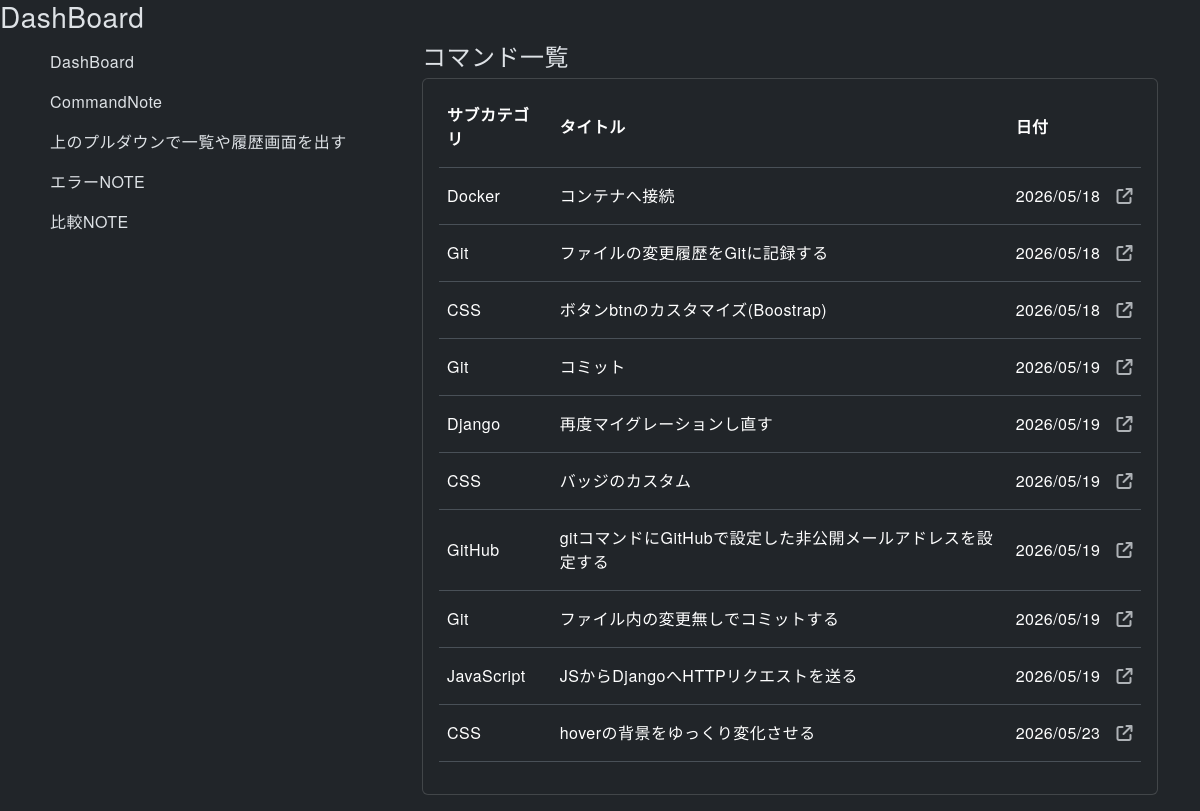
The app's page /index/ with its own data.
### notebook/models.py (models this page shows, shortened)
class Note(models.Model):
  order = models.IntegerField(default=0)
  sub_category = models.ForeignKey(SubCategory, on_delete=models.CASCADE)
  title = models.CharField(max_length=50)
  description =  models.TextField(blank=True, null=True)
  reference = models.TextField(blank=True, null=True)
  created_at = models.DateTimeField(auto_now_add=True)
  updated_at = models.DateTimeField(auto_now=True)
  class Meta:
    ordering = ['order', 'id']

class SubCategory(models.Model):
  order = models.IntegerField(default=0)
  main_category = models.ForeignKey(MainCategory, on_delete=models.CASCADE)
  name = models.CharField(max_length=15)
  class Meta:
    ordering = ['order', 'id']
  def __str__(self):
    return self.name

### notebook/views.py (the view)
# urls.py: path('index/', views.index, name='index'),
def index(request):
  notes = Note.objects.all()
  return render(request, 'notebook/index.html',{'notes': notes})

### notebook/templates/notebook/index.html
{% extends 'notebook/base.html' %}
{% block content %}
  <h3>DashBoard</h3>
  <div class="container">
    <div class="row">
      <div class="'col-12">
        <div class="row">
          <div class="'col-12 col-md-4">
            <ul class="sidebar-menu">
              <li class="sidebar-item">
                <a href="{% url 'dashboard' %}">
                  <span class="sidebar-label p-2">DashBoard</span>
                </a>
              </li>
              <li class="sidebar-item">
                <a href="{% url 'index' %}">
                  <span class="sidebar-label p-2">CommandNote</span>
                </a>
              </li>
              <li class="sidebar-item">
                <span class="sidebar-label p-2">上のプルダウンで一覧や履歴画面を出す</span>
              </li>
              <li class="sidebar-item">
                <span class="sidebar-label p-2">エラーNOTE</span>
              </li>
              <li class="sidebar-item">
                <span class="sidebar-label p-2">比較NOTE</span>
              </li>
            </ul>
          </div>
          <div class="'col-12 col-md-8">
            <h4>コマンド一覧</h4>
            <div class="card p-3 mb-3">
              <table class="table table-hover">
                <thead>
                  <tr class="align-middle">
                    <th class="pb-3">サブカテゴリ</th>
                    <th class="pb-3">タイトル</th>
                    <th class="pb-3">日付</th>
                    <th class="pb-3"></th>
                  </tr>
                </thead>
                <tbody>
                  {% for note in notes %}
                    <tr class="align-middle position-relative">
                      <td class="pt-3 pb-3">{{ note.sub_category }}</td>
                      <td class="pt-3 pb-3">{{ note.title }}</td>
                      <td class="pt-3 pb-3">{{ note.created_at|date:"Y/m/d" }}</td>
                      <td class="text-end pt-3 pb-3">
                        <a href="{% url 'show' id=note.id %}" class="stretched-link">
                          <i class="fa-solid fa-arrow-up-right-from-square text-muted"></i>
                        </a>
                      </td>
                    </tr>
                  {% endfor %}
                </tbody>
              </table>
            </div>
          </div>
        </div>
      </div>
    </div>
  </div>
{% endblock %}

### notebook/static/notebook/css/style.css (style rules this page uses)
body { font-family: "Helvetica Neue", Arial, "Hiragino Kaku Gothic ProN", "Hiragino Sans", "Noto Sans JP", Meiryo, sans-serif !important; font-size: 16px; line-height: 1.75; letter-spacing: 0.03em; color: #333333; background-color: #fcfcfc; }
.sidebar-menu { list-style: none; margin: 0; padding: 0; }
.sidebar-item a { text-decoration: none; color: inherit; }
.sidebar-label { display: block; }

### records on screen
Note: sub_category "Docker", title "コンテナへ接続", created_at "2026/05/18"
Note: sub_category "Git", title "ファイルの変更履歴をGitに記録する", created_at "2026/05/18"
Note: sub_category "CSS", title "ボタンbtnのカスタマイズ(Boostrap)", created_at "2026/05/18"
Note: sub_category "Git", title "コミット", created_at "2026/05/19"
Note: sub_category "Django", title "再度マイグレーションし直す", created_at "2026/05/19"
Note: sub_category "CSS", title "バッジのカスタム", created_at "2026/05/19"
Note: sub_category "GitHub", title "gitコマンドにGitHubで設定した非公開メールアドレスを設定する", created_at "2026/05/19"
Note: sub_category "Git", title "ファイル内の変更無しでコミットする", created_at "2026/05/19"
Note: sub_category "JavaScript", title "JSからDjangoへHTTPリクエストを送る", created_at "2026/05/19"
Note: sub_category "CSS", title "hoverの背景をゆっくり変化させる", created_at "2026/05/23"
